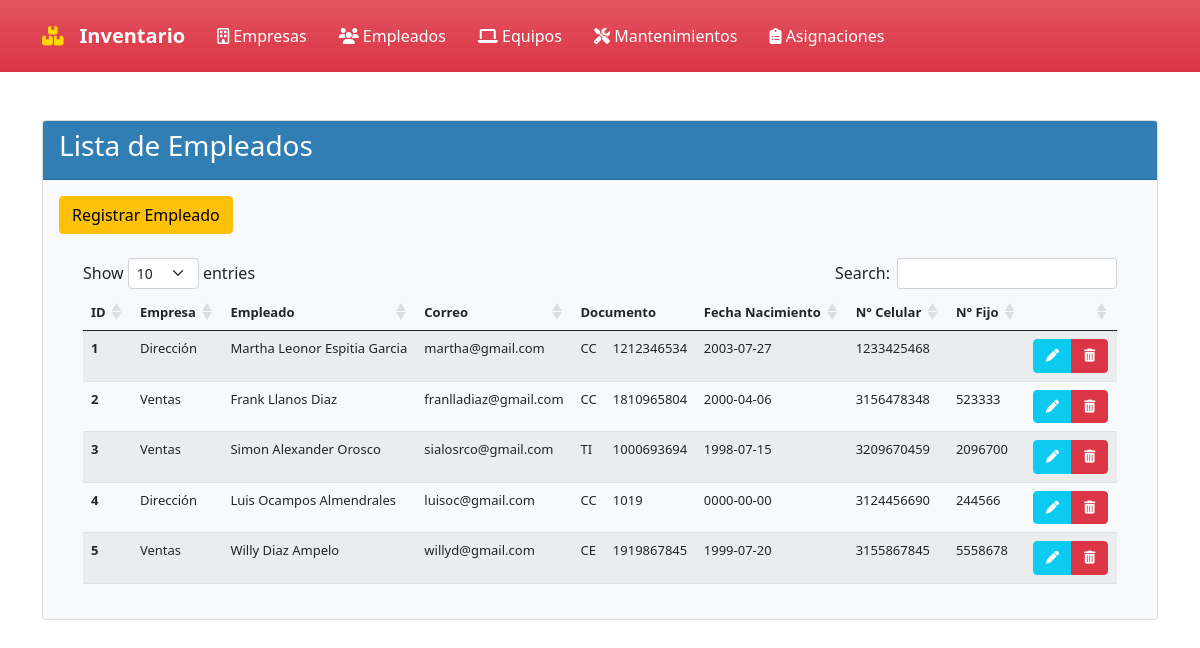
The page /?controlador=Empleados&accion=Empleados on the database its author committed.
### tables this page shows
CREATE TABLE EMPLEADO(
ID_EMPLEADO INT PRIMARY KEY AUTO_INCREMENT NOT NULL,
ID_EMPRESA_FK INT,
NOMBRE_COMPLETO_EMPLEADO VARCHAR (70) NOT NULL,
CORREO_EMPLEADO VARCHAR (30) NOT NULL UNIQUE,
TIPO_DOCUMENTO_EMPLEADO VARCHAR (2) NOT NULL,
NUMERO_DOCUMENTO_EMPLEADO INT (10) NOT NULL UNIQUE ,
FECHA_NACIMIENTO_EMPLEADO DATE NOT NULL,
NUMERO_CELULAR_EMPLEADO CHAR (10) NOT NULL UNIQUE,
NUMERO_FIJO_EMPLEADO VARCHAR (7),
ESTADO VARCHAR (8) NOT NULL,
CREATED_AT DATETIME NOT NULL,
UPDATED_AT DATETIME NOT NULL
);

CREATE TABLE AREA_EMPRESA(
ID_AREA_EMPRESA INT PRIMARY KEY AUTO_INCREMENT NOT NULL,
NOMBRE_AREA_EMPRESA VARCHAR (50) NOT NULL,
 
ESTADO VARCHAR (8) NOT NULL,
CREATED_AT DATETIME NOT NULL,
UPDATED_AT DATETIME NOT NULL
);

### Index.php (called while the page is built, shortened)
<?php
    require_once("Views/Template.php");
?>

### Controllers/controladorEmpleados.php (called while the page is built, shortened)
<?php
include_once("Models/modeloEmpleados.php");
class controladorEmpleados{
    public function Empleados(){
        $empleados= modeloEmpleados::selectEmpleados();
        include_once("Views/Empleados/Empleados.php");
    }
}
?>

### Router.php (called while the page is built, shortened)
<?php
$controlador = new $objControlador();
$accion = ucfirst($accion);
$controlador->$accion();
?>

### Models/modeloEmpleados.php (called while the page is built, shortened)
<?php
class modeloEmpleados{
    public function __construct(
        $ID_EMPLEADO,
		$ID_EMPRESA_FK,
		$NOMBRE_COMPLETO_EMPLEADO,
		$CORREO_EMPLEADO,
		$TIPO_DOCUMENTO_EMPLEADO,
		$NUMERO_DOCUMENTO_EMPLEADO,
		$FECHA_NACIMIENTO_EMPLEADO,
		$NUMERO_CELULAR_EMPLEADO,
		$NUMERO_FIJO_EMPLEADO,
        $ESTADO,
		$CREATED_AT,
		$UPDATED_AT
        ){
        $this->ID_EMPLEADO=$ID_EMPLEADO;
        $this->ID_EMPRESA_FK=$ID_EMPRESA_FK;
        $this->NOMBRE_COMPLETO_EMPLEADO=$NOMBRE_COMPLETO_EMPLEADO;
        $this->CORREO_EMPLEADO=$CORREO_EMPLEADO;
        $this->TIPO_DOCUMENTO_EMPLEADO=$TIPO_DOCUMENTO_EMPLEADO;
        $this->NUMERO_DOCUMENTO_EMPLEADO=$NUMERO_DOCUMENTO_EMPLEADO;
        $this->FECHA_NACIMIENTO_EMPLEADO=$FECHA_NACIMIENTO_EMPLEADO;
        $this->NUMERO_CELULAR_EMPLEADO=$NUMERO_CELULAR_EMPLEADO;
        $this->NUMERO_FIJO_EMPLEADO=$NUMERO_FIJO_EMPLEADO;
    }
    public static function selectEmpleados(){
        $listaEmpleados=[];
        $conexionDB=connectionDB::crearInstancia();
        $sql = $conexionDB->query( "SELECT EMPLEADO.ID_EMPLEADO, AREA_EMPRESA.NOMBRE_AREA_EMPRESA, EMPLEADO.NOMBRE_COMPLETO_EMPLEADO, EMPLEADO.CORREO_EMPLEADO , EMPLEADO.TIPO_DOCUMENTO_EMPLEADO, EMPLEADO.NUMERO_DOCUMENTO_EMPLEADO , EMPLEADO.FECHA_NACIMIENTO_EMPLEADO , EMPLEADO.NUMERO_CELULAR_EMPLEADO , EMPLEADO.NUMERO_FIJO_EMPLEADO , EMPLEADO.ESTADO , EMPLEADO.CREATED_AT , EMPLEADO.UPDATED_AT
                                    FROM EMPLEADO INNER JOIN AREA_EMPRESA
                                    ON EMPLEADO.ID_EMPRESA_FK=AREA_EMPRESA.ID_AREA_EMPRESA
                                    WHERE EMPLEADO.ESTADO = 'ACTIVO' ;");
        foreach($sql->fetchAll() as $empleado){
            $listaEmpleados[]=new modeloEmpleados($empleado['ID_EMPLEADO'],$empleado['NOMBRE_AREA_EMPRESA'],$empleado['NOMBRE_COMPLETO_EMPLEADO'],$empleado['CORREO_EMPLEADO'],$empleado['TIPO_DOCUMENTO_EMPLEADO'],$empleado['NUMERO_DOCUMENTO_EMPLEADO'],$empleado['FECHA_NACIMIENTO_EMPLEADO'],$empleado['NUMERO_CELULAR_EMPLEADO'],$empleado['NUMERO_FIJO_EMPLEADO'], $empleado['ESTADO'],$empleado['CREATED_AT'],$empleado['UPDATED_AT']);
        };
        return $listaEmpleados;
    }
}
?>

### Views/Empleados/Empleados.php (the view, shortened to what this page needs)
<!doctype html>
<html lang="es">
    <head>
        <link rel="stylesheet" href="https://cdn.jsdelivr.net/npm/bootstrap@5.0.2/dist/css/bootstrap.min.css">
    </head>
    <body>
        <br>
        <div class="card text-dark bg-light">
            <div class="card-header" style="background-color:#317EB5; color:#FFFFFF;">
                <h3 class="card-title">Lista de Empleados</h3>
            </div>
            <div class="card-body">
                <a name="" id="" class="btn btn-warning" href="?controlador=Empleados&accion=RegistroEmpleado" role="button">Registrar Empleado</a>
                <div class="container">
                    <br>
                    <div class="container">
                        <table id="employeesTable" class="table table-striped table-hover">
                            <thead>
                                <tr>
                                    <th scope="col" style="font-size: small;"> ID </th>
                                    <th scope="col" style="font-size: small;"> Empresa </th>
                                    <th scope="col" style="font-size: small;"> Empleado </th>
                                    <th scope="col" style="font-size: small;"> Correo </th>
                                    <th scope="col" style="font-size: small;" colspan="2"> Documento </th>
                                    <th scope="col" style="font-size: small;"> Fecha Nacimiento </th>
                                    <th scope="col" style="font-size: small;"> N° Celular </th>
                                    <th scope="col" style="font-size: small;"> N° Fijo </th>
                                    <th scope="col" style="font-size: small;"> </th>
                                </tr>
                            </thead>
                            <tbody>
                                <?php foreach($empleados as $empleado){?>
                                <tr>
                                    <th scope="row" style="font-size: small;"><?php echo $empleado->ID_EMPLEADO ?></th>
                                    <td style="font-size: small;"><?php echo $empleado->ID_EMPRESA_FK ?></td>
                                    <td style="font-size: small;"><?php echo $empleado->NOMBRE_COMPLETO_EMPLEADO ?></td>
                                    <td style="font-size: small;"><?php echo $empleado->CORREO_EMPLEADO ?></td>
                                    <td style="font-size: small;"><?php echo $empleado->TIPO_DOCUMENTO_EMPLEADO ?></td>
                                    <td style="font-size: small;"><?php echo $empleado->NUMERO_DOCUMENTO_EMPLEADO ?></td>
                                    <td style="font-size: small;"><?php echo $empleado->FECHA_NACIMIENTO_EMPLEADO ?></td>
                                    <td style="font-size: small;"><?php echo $empleado->NUMERO_CELULAR_EMPLEADO ?></td>
                                    <td style="font-size: small;"><?php echo $empleado->NUMERO_FIJO_EMPLEADO ?></td>
                                    <td>
                                        <div class="btn-group" role="group" aria-label="">
                                            <a style="font-size: small;" href="#" class="btn btn-info"> <i class="fas fa-pen" style="color:#ffffff;"></i> </a>
                                            <a style="font-size: small;"class="btn btn-danger"> <i class="fas fa-trash-alt" style="color:#ffffff;"></i> <input class="btn val" type="hidden" value="<?php echo $empleado->ID_EMPLEADO ?>"></a>
                                        </div>
                                    </td>
                                </tr>
                                <?php } ?>
                            </tbody>
                        </table>
                    </div>
                </div>
            </div>
        </div>
    </body>
</html>

### Views/Template.php (shortened to what this page needs)
<!doctype html>
<html lang="es">
    <head>
        <link rel="stylesheet" href="https://cdnjs.cloudflare.com/ajax/libs/twitter-bootstrap/5.0.1/css/bootstrap.min.css">
        <link rel="stylesheet" href="https://cdn.datatables.net/1.11.4/css/dataTables.bootstrap5.min.css">
        <link rel="stylesheet" href="https://cdn.jsdelivr.net/npm/bootstrap@5.0.2/dist/css/bootstrap.min.css">
        <link rel="stylesheet" href="http://localhost/inventario_equipos/Assets/plugins/SweetAlert/dist/sweetalert2.min.css">
    </head>
    <body>
        <?php
            require_once('./Views/Components/NavbarGeneral.php');
        ?>
        <div class="container-sm">
            <br>
            <?php include_once("Router.php"); ?>
        </div>
    </body>
</html>

### Views/Components/NavbarGeneral.php (shortened to what this page needs)
<nav class="navbar navbar-expand-lg navbar-dark bg-danger bg-gradient" >
    <div class="container-sm">
        <i class="fas fa-boxes" style="color:#FFD700; font-size: larger;" >
        <a class="navbar-brand " href="<?= URL ?>Index.php"></i>
            <strong>Inventario</strong>
        <div class="collapse navbar-collapse navbar-text" id="navbarNavDropdown">
            <ul class="nav justify-content-center">
                <li class="nav-item">
                    <a class="nav-link active" href="<?= URL ?>?controlador=Empresas&accion=Empresas">
                        <i class="far fa-building"></i>  Empresas
                    </a>
                </li>
                <li class="nav-item">
                    <a class="nav-link active" href="<?= URL ?>?controlador=Empleados&accion=Empleados">
                        <i class="fas fa-users"></i>  Empleados
                    </a>
                </li>
                <li class="nav-item">
                    <a class="nav-link active" href="<?= URL ?>?controlador=Computador&accion=Computadores">
                        <i class="fas fa-laptop"></i>  Equipos
                    </a>
                </li>
                <li class="nav-item">
                    <a class="nav-link active" href="<?= URL ?>?controlador=Mantenimiento&accion=Mantenimientos">
                        <i class="fas fa-tools"></i>  Mantenimientos
                    </a>
                </li>
                <li class="nav-item">
                    <a class="nav-link active" href="<?= URL ?>?controlador=Asignaciones&accion=HistorialAsignaciones">
                        <i class="fas fa-clipboard-list"></i> Asignaciones
                    </a>
                </li>
            </ul>
        </div>
    </div>
</nav>

### rows shown on the page
empleado: ID_EMPLEADO "1", ID_EMPRESA_FK.NOMBRE_AREA_EMPRESA "Dirección", NOMBRE_COMPLETO_EMPLEADO "Martha Leonor Espitia Garcia", CORREO_EMPLEADO "martha@gmail.com", TIPO_DOCUMENTO_EMPLEADO "CC", NUMERO_DOCUMENTO_EMPLEADO "1212346534", FECHA_NACIMIENTO_EMPLEADO "2003-07-27", NUMERO_CELULAR_EMPLEADO "1233425468"
empleado: ID_EMPLEADO "2", ID_EMPRESA_FK.NOMBRE_AREA_EMPRESA "Ventas", NOMBRE_COMPLETO_EMPLEADO "Frank Llanos Diaz", CORREO_EMPLEADO "franlladiaz@gmail.com", TIPO_DOCUMENTO_EMPLEADO "CC", NUMERO_DOCUMENTO_EMPLEADO "1810965804", FECHA_NACIMIENTO_EMPLEADO "2000-04-06", NUMERO_CELULAR_EMPLEADO "3156478348", NUMERO_FIJO_EMPLEADO "523333"
empleado: ID_EMPLEADO "3", ID_EMPRESA_FK.NOMBRE_AREA_EMPRESA "Ventas", NOMBRE_COMPLETO_EMPLEADO "Simon Alexander Orosco", CORREO_EMPLEADO "sialosrco@gmail.com", TIPO_DOCUMENTO_EMPLEADO "TI", NUMERO_DOCUMENTO_EMPLEADO "1000693694", FECHA_NACIMIENTO_EMPLEADO "1998-07-15", NUMERO_CELULAR_EMPLEADO "3209670459", NUMERO_FIJO_EMPLEADO "2096700"
empleado: ID_EMPLEADO "4", ID_EMPRESA_FK.NOMBRE_AREA_EMPRESA "Dirección", NOMBRE_COMPLETO_EMPLEADO "Luis Ocampos Almendrales", CORREO_EMPLEADO "luisoc@gmail.com", TIPO_DOCUMENTO_EMPLEADO "CC", NUMERO_DOCUMENTO_EMPLEADO "1019", FECHA_NACIMIENTO_EMPLEADO "0000-00-00", NUMERO_CELULAR_EMPLEADO "3124456690", NUMERO_FIJO_EMPLEADO "244566"
empleado: ID_EMPLEADO "5", ID_EMPRESA_FK.NOMBRE_AREA_EMPRESA "Ventas", NOMBRE_COMPLETO_EMPLEADO "Willy Diaz Ampelo", CORREO_EMPLEADO "willyd@gmail.com", TIPO_DOCUMENTO_EMPLEADO "CE", NUMERO_DOCUMENTO_EMPLEADO "1919867845", FECHA_NACIMIENTO_EMPLEADO "1999-07-20", NUMERO_CELULAR_EMPLEADO "3155867845", NUMERO_FIJO_EMPLEADO "5558678"
